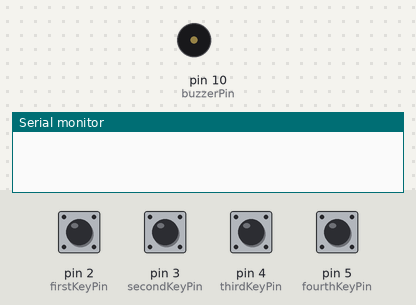
The sketch below on a simulated Arduino Uno, built with avr-gcc and run on an emulated ATmega328P. Shown: buzzer (waves = sounding), the last lines printed to the serial monitor. Inputs (shaded band) come from the test bench; at power-on: pin 2 (firstKeyPin), pin 3 (secondKeyPin), pin 4 (thirdKeyPin), pin 5 (fourthKeyPin) HIGH.

Above: at 1.2 s.
1.3 s: pin 2 (firstKeyPin) pulled LOW for 0.15 s
At 1.45 s:
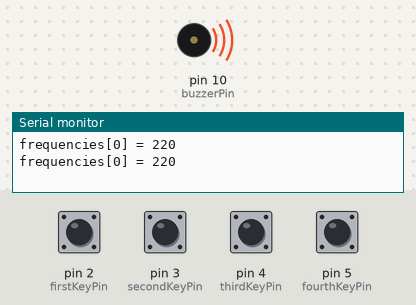
3.0 s: pin 3 (secondKeyPin) pulled LOW for 0.15 s
At 4.4 s:
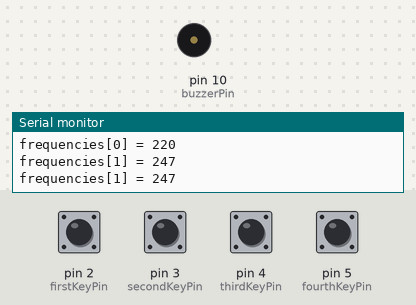
4.7 s: pin 4 (thirdKeyPin) pulled LOW for 0.15 s
At 5.8 s:
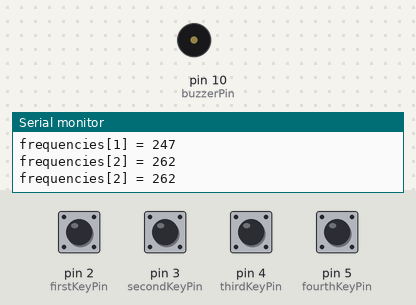
6.4 s: pin 5 (fourthKeyPin) pulled LOW for 0.15 s
At 7.1 s:
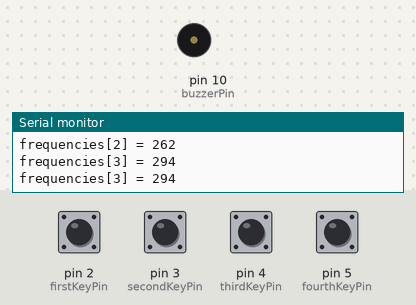
Timing chart, 0 to 9.1 s (numbered marks = the images above; inputs shaded):
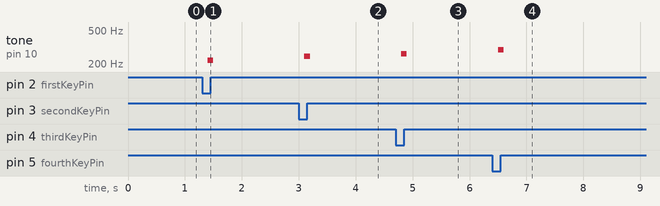

The sketch:

Binary_Math_Trumpet.ino
```cpp
//set pins for button + buzzer
int firstKeyPin = 2;
int secondKeyPin = 3;
int thirdKeyPin = 4;
int fourthKeyPin = 5;

int buzzerPin = 10;

int one = 1;
int two = 2;
int three = 3;
int four = 4;

void setup() {
  // set the button pins as inputs
  pinMode(firstKeyPin, INPUT_PULLUP);
  pinMode(secondKeyPin, INPUT_PULLUP);
  pinMode(thirdKeyPin, INPUT_PULLUP);
  pinMode(fourthKeyPin, INPUT_PULLUP);

  // set the buzzer pin as output
  pinMode(buzzerPin, OUTPUT);

  Serial.begin(9600);

}

void loop() {
  // put your main code here, to run repeatedly:

  int frequencies[] = {220, 247, 262, 294, 330,
  349, 392, 440, 494, 523};

  int note = 0;
  if(digitalRead(firstKeyPin) == LOW) {
    note += one;
  }

  if (digitalRead(secondKeyPin) == LOW) {
    note += two;
  }

  if(digitalRead(thirdKeyPin) == LOW) {
    note += three;
  }

  if(digitalRead(fourthKeyPin) == LOW) {
    note += four;
  }

  if (note > 0) {
    Serial.print("frequencies[");
    Serial.print(note - 1);
    Serial.print("] = ");
    Serial.println(frequencies[note - 1]);
    delay(100);
    tone(buzzerPin, frequencies[note - 1]);
  }
  else {
    noTone(buzzerPin);
  }


}

/*
  note  frequency
  c     262 Hz
  d     294 Hz
  e     330 Hz
  f     349 Hz
  g     392 Hz
  a     440 Hz
  b     494 Hz
  C     523 Hz
  */
```

Measured:
- after the input at 1.3 s, tone on pin 10 (buzzerPin): silent → 220 Hz after 0.10 s, → silent 0.10 s later
- after the input at 3.0 s, tone on pin 10 (buzzerPin): silent → 247 Hz after 0.10 s, → silent 0.10 s later
- after the input at 4.7 s, tone on pin 10 (buzzerPin): silent → 262 Hz after 0.10 s, → silent 0.10 s later
- after the input at 6.4 s, tone on pin 10 (buzzerPin): silent → 294 Hz after 0.10 s, → silent 0.10 s later
